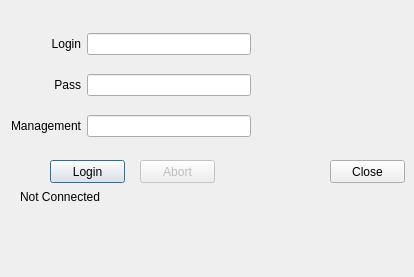
<?xml version="1.0" encoding="UTF-8"?>
<ui version="4.0">
 <class>DialogLogin</class>
 <widget class="QDialog" name="DialogLogin">
  <property name="geometry">
   <rect>
    <x>0</x>
    <y>0</y>
    <width>414</width>
    <height>277</height>
   </rect>
  </property>
  <property name="windowTitle">
   <string>Dialog</string>
  </property>
  <widget class="QPushButton" name="pushButtonLogin">
   <property name="geometry">
    <rect>
     <x>50</x>
     <y>160</y>
     <width>75</width>
     <height>23</height>
    </rect>
   </property>
   <property name="text">
    <string>Login</string>
   </property>
  </widget>
  <widget class="QWidget" name="gridLayoutWidget">
   <property name="geometry">
    <rect>
     <x>10</x>
     <y>20</y>
     <width>241</width>
     <height>131</height>
    </rect>
   </property>
   <layout class="QGridLayout" name="gridLayout">
    <item row="1" column="1">
     <widget class="QLineEdit" name="lineEditLPass">
      <property name="text">
       <string notr="true"/>
      </property>
      <property name="echoMode">
       <enum>QLineEdit::Password</enum>
      </property>
     </widget>
    </item>
    <item row="1" column="0">
     <widget class="QLabel" name="label_Pass">
      <property name="text">
       <string>Pass</string>
      </property>
      <property name="alignment">
       <set>Qt::AlignRight|Qt::AlignTrailing|Qt::AlignVCenter</set>
      </property>
     </widget>
    </item>
    <item row="0" column="0">
     <widget class="QLabel" name="label_Login">
      <property name="text">
       <string>Login</string>
      </property>
      <property name="alignment">
       <set>Qt::AlignRight|Qt::AlignTrailing|Qt::AlignVCenter</set>
      </property>
     </widget>
    </item>
    <item row="0" column="1">
     <widget class="QLineEdit" name="lineEditLogin"/>
    </item>
    <item row="2" column="0">
     <widget class="QLabel" name="label_Mgmt">
      <property name="text">
       <string>Management</string>
      </property>
      <property name="alignment">
       <set>Qt::AlignRight|Qt::AlignTrailing|Qt::AlignVCenter</set>
      </property>
     </widget>
    </item>
    <item row="2" column="1">
     <widget class="QLineEdit" name="lineEditMgmt"/>
    </item>
   </layout>
  </widget>
  <widget class="QPushButton" name="pushButtonAbort">
   <property name="enabled">
    <bool>false</bool>
   </property>
   <property name="geometry">
    <rect>
     <x>140</x>
     <y>160</y>
     <width>75</width>
     <height>23</height>
    </rect>
   </property>
   <property name="text">
    <string>Abort</string>
   </property>
   <property name="flat">
    <bool>false</bool>
   </property>
  </widget>
  <widget class="QLabel" name="labelStatus">
   <property name="geometry">
    <rect>
     <x>20</x>
     <y>190</y>
     <width>381</width>
     <height>71</height>
    </rect>
   </property>
   <property name="autoFillBackground">
    <bool>true</bool>
   </property>
   <property name="text">
    <string>Not Connected</string>
   </property>
   <property name="alignment">
    <set>Qt::AlignLeading|Qt::AlignLeft|Qt::AlignTop</set>
   </property>
  </widget>
  <widget class="QPushButton" name="pushButtonClose">
   <property name="geometry">
    <rect>
     <x>330</x>
     <y>160</y>
     <width>75</width>
     <height>23</height>
    </rect>
   </property>
   <property name="text">
    <string>Close</string>
   </property>
  </widget>
 </widget>
 <tabstops>
  <tabstop>lineEditLogin</tabstop>
  <tabstop>lineEditLPass</tabstop>
  <tabstop>lineEditMgmt</tabstop>
  <tabstop>pushButtonLogin</tabstop>
  <tabstop>pushButtonClose</tabstop>
  <tabstop>pushButtonAbort</tabstop>
 </tabstops>
 <resources/>
 <connections/>
</ui>
